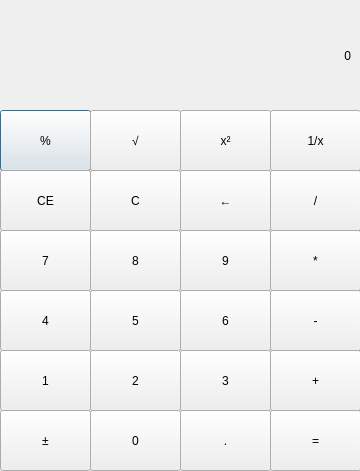
<?xml version="1.0" encoding="UTF-8"?>
<ui version="4.0">
 <class>Dialog</class>
 <widget class="QDialog" name="Dialog">
  <property name="geometry">
   <rect>
    <x>0</x>
    <y>0</y>
    <width>360</width>
    <height>471</height>
   </rect>
  </property>
  <property name="windowTitle">
   <string>Dialog</string>
  </property>
  <widget class="QPushButton" name="percent">
   <property name="geometry">
    <rect>
     <x>0</x>
     <y>110</y>
     <width>91</width>
     <height>61</height>
    </rect>
   </property>
   <property name="styleSheet">
    <string notr="true">font: 75 24pt &quot;黑体&quot;;</string>
   </property>
   <property name="text">
    <string>%</string>
   </property>
  </widget>
  <widget class="QLabel" name="display">
   <property name="geometry">
    <rect>
     <x>10</x>
     <y>10</y>
     <width>341</width>
     <height>91</height>
    </rect>
   </property>
   <property name="styleSheet">
    <string notr="true">font: 38pt &quot;Agency FB&quot;;</string>
   </property>
   <property name="text">
    <string>0</string>
   </property>
   <property name="textFormat">
    <enum>Qt::AutoText</enum>
   </property>
   <property name="alignment">
    <set>Qt::AlignRight|Qt::AlignTrailing|Qt::AlignVCenter</set>
   </property>
   <property name="margin">
    <number>0</number>
   </property>
  </widget>
  <widget class="QPushButton" name="sqrt">
   <property name="geometry">
    <rect>
     <x>90</x>
     <y>110</y>
     <width>91</width>
     <height>61</height>
    </rect>
   </property>
   <property name="styleSheet">
    <string notr="true">font: 75 24pt &quot;黑体&quot;;</string>
   </property>
   <property name="text">
    <string>√</string>
   </property>
  </widget>
  <widget class="QPushButton" name="square">
   <property name="geometry">
    <rect>
     <x>180</x>
     <y>110</y>
     <width>91</width>
     <height>61</height>
    </rect>
   </property>
   <property name="styleSheet">
    <string notr="true">font: 75 24pt &quot;黑体&quot;;</string>
   </property>
   <property name="text">
    <string>x²</string>
   </property>
  </widget>
  <widget class="QPushButton" name="reciprocal">
   <property name="geometry">
    <rect>
     <x>270</x>
     <y>110</y>
     <width>91</width>
     <height>61</height>
    </rect>
   </property>
   <property name="styleSheet">
    <string notr="true">font: 75 24pt &quot;黑体&quot;;</string>
   </property>
   <property name="text">
    <string>1/x</string>
   </property>
  </widget>
  <widget class="QPushButton" name="CE">
   <property name="geometry">
    <rect>
     <x>0</x>
     <y>170</y>
     <width>91</width>
     <height>61</height>
    </rect>
   </property>
   <property name="styleSheet">
    <string notr="true">font: 75 24pt &quot;黑体&quot;;</string>
   </property>
   <property name="text">
    <string>CE</string>
   </property>
  </widget>
  <widget class="QPushButton" name="C">
   <property name="geometry">
    <rect>
     <x>90</x>
     <y>170</y>
     <width>91</width>
     <height>61</height>
    </rect>
   </property>
   <property name="styleSheet">
    <string notr="true">font: 75 24pt &quot;黑体&quot;;</string>
   </property>
   <property name="text">
    <string>C</string>
   </property>
  </widget>
  <widget class="QPushButton" name="Backspace">
   <property name="geometry">
    <rect>
     <x>180</x>
     <y>170</y>
     <width>91</width>
     <height>61</height>
    </rect>
   </property>
   <property name="styleSheet">
    <string notr="true">font: 75 24pt &quot;黑体&quot;;</string>
   </property>
   <property name="text">
    <string>←</string>
   </property>
  </widget>
  <widget class="QPushButton" name="divide">
   <property name="geometry">
    <rect>
     <x>270</x>
     <y>170</y>
     <width>91</width>
     <height>61</height>
    </rect>
   </property>
   <property name="styleSheet">
    <string notr="true">font: 75 24pt &quot;黑体&quot;;</string>
   </property>
   <property name="text">
    <string>/</string>
   </property>
  </widget>
  <widget class="QPushButton" name="num7">
   <property name="geometry">
    <rect>
     <x>0</x>
     <y>230</y>
     <width>91</width>
     <height>61</height>
    </rect>
   </property>
   <property name="styleSheet">
    <string notr="true">font: 75 24pt &quot;黑体&quot;;</string>
   </property>
   <property name="text">
    <string>7</string>
   </property>
  </widget>
  <widget class="QPushButton" name="num8">
   <property name="geometry">
    <rect>
     <x>90</x>
     <y>230</y>
     <width>91</width>
     <height>61</height>
    </rect>
   </property>
   <property name="styleSheet">
    <string notr="true">font: 75 24pt &quot;黑体&quot;;</string>
   </property>
   <property name="text">
    <string>8</string>
   </property>
  </widget>
  <widget class="QPushButton" name="num9">
   <property name="geometry">
    <rect>
     <x>180</x>
     <y>230</y>
     <width>91</width>
     <height>61</height>
    </rect>
   </property>
   <property name="styleSheet">
    <string notr="true">font: 75 24pt &quot;黑体&quot;;</string>
   </property>
   <property name="text">
    <string>9</string>
   </property>
  </widget>
  <widget class="QPushButton" name="multiply">
   <property name="geometry">
    <rect>
     <x>270</x>
     <y>230</y>
     <width>91</width>
     <height>61</height>
    </rect>
   </property>
   <property name="styleSheet">
    <string notr="true">font: 75 24pt &quot;黑体&quot;;</string>
   </property>
   <property name="text">
    <string>*</string>
   </property>
  </widget>
  <widget class="QPushButton" name="num4">
   <property name="geometry">
    <rect>
     <x>0</x>
     <y>290</y>
     <width>91</width>
     <height>61</height>
    </rect>
   </property>
   <property name="styleSheet">
    <string notr="true">font: 75 24pt &quot;黑体&quot;;</string>
   </property>
   <property name="text">
    <string>4</string>
   </property>
  </widget>
  <widget class="QPushButton" name="num5">
   <property name="geometry">
    <rect>
     <x>90</x>
     <y>290</y>
     <width>91</width>
     <height>61</height>
    </rect>
   </property>
   <property name="styleSheet">
    <string notr="true">font: 75 24pt &quot;黑体&quot;;</string>
   </property>
   <property name="text">
    <string>5</string>
   </property>
  </widget>
  <widget class="QPushButton" name="num6">
   <property name="geometry">
    <rect>
     <x>180</x>
     <y>290</y>
     <width>91</width>
     <height>61</height>
    </rect>
   </property>
   <property name="styleSheet">
    <string notr="true">font: 75 24pt &quot;黑体&quot;;</string>
   </property>
   <property name="text">
    <string>6</string>
   </property>
  </widget>
  <widget class="QPushButton" name="sub">
   <property name="geometry">
    <rect>
     <x>270</x>
     <y>290</y>
     <width>91</width>
     <height>61</height>
    </rect>
   </property>
   <property name="styleSheet">
    <string notr="true">font: 75 24pt &quot;黑体&quot;;</string>
   </property>
   <property name="text">
    <string>-</string>
   </property>
  </widget>
  <widget class="QPushButton" name="num1">
   <property name="geometry">
    <rect>
     <x>0</x>
     <y>350</y>
     <width>91</width>
     <height>61</height>
    </rect>
   </property>
   <property name="styleSheet">
    <string notr="true">font: 75 24pt &quot;黑体&quot;;</string>
   </property>
   <property name="text">
    <string>1</string>
   </property>
  </widget>
  <widget class="QPushButton" name="num2">
   <property name="geometry">
    <rect>
     <x>90</x>
     <y>350</y>
     <width>91</width>
     <height>61</height>
    </rect>
   </property>
   <property name="styleSheet">
    <string notr="true">font: 75 24pt &quot;黑体&quot;;</string>
   </property>
   <property name="text">
    <string>2</string>
   </property>
  </widget>
  <widget class="QPushButton" name="num3">
   <property name="geometry">
    <rect>
     <x>180</x>
     <y>350</y>
     <width>91</width>
     <height>61</height>
    </rect>
   </property>
   <property name="styleSheet">
    <string notr="true">font: 75 24pt &quot;黑体&quot;;</string>
   </property>
   <property name="text">
    <string>3</string>
   </property>
  </widget>
  <widget class="QPushButton" name="add">
   <property name="geometry">
    <rect>
     <x>270</x>
     <y>350</y>
     <width>91</width>
     <height>61</height>
    </rect>
   </property>
   <property name="styleSheet">
    <string notr="true">font: 75 24pt &quot;黑体&quot;;</string>
   </property>
   <property name="text">
    <string>+</string>
   </property>
  </widget>
  <widget class="QPushButton" name="sign">
   <property name="geometry">
    <rect>
     <x>0</x>
     <y>410</y>
     <width>91</width>
     <height>61</height>
    </rect>
   </property>
   <property name="styleSheet">
    <string notr="true">font: 75 24pt &quot;黑体&quot;;</string>
   </property>
   <property name="text">
    <string>±</string>
   </property>
  </widget>
  <widget class="QPushButton" name="num0">
   <property name="geometry">
    <rect>
     <x>90</x>
     <y>410</y>
     <width>91</width>
     <height>61</height>
    </rect>
   </property>
   <property name="styleSheet">
    <string notr="true">font: 75 24pt &quot;黑体&quot;;</string>
   </property>
   <property name="text">
    <string>0</string>
   </property>
  </widget>
  <widget class="QPushButton" name="spot">
   <property name="geometry">
    <rect>
     <x>180</x>
     <y>410</y>
     <width>91</width>
     <height>61</height>
    </rect>
   </property>
   <property name="styleSheet">
    <string notr="true">font: 75 24pt &quot;黑体&quot;;</string>
   </property>
   <property name="text">
    <string>.</string>
   </property>
  </widget>
  <widget class="QPushButton" name="equal">
   <property name="geometry">
    <rect>
     <x>270</x>
     <y>410</y>
     <width>91</width>
     <height>61</height>
    </rect>
   </property>
   <property name="styleSheet">
    <string notr="true">font: 75 24pt &quot;黑体&quot;;</string>
   </property>
   <property name="text">
    <string>=</string>
   </property>
  </widget>
 </widget>
 <layoutdefault spacing="6" margin="11"/>
 <resources/>
 <connections/>
</ui>
